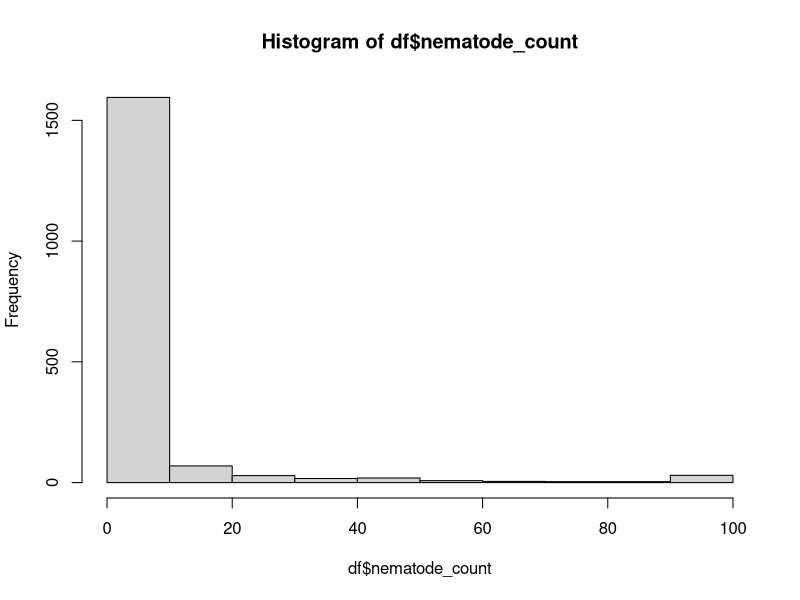
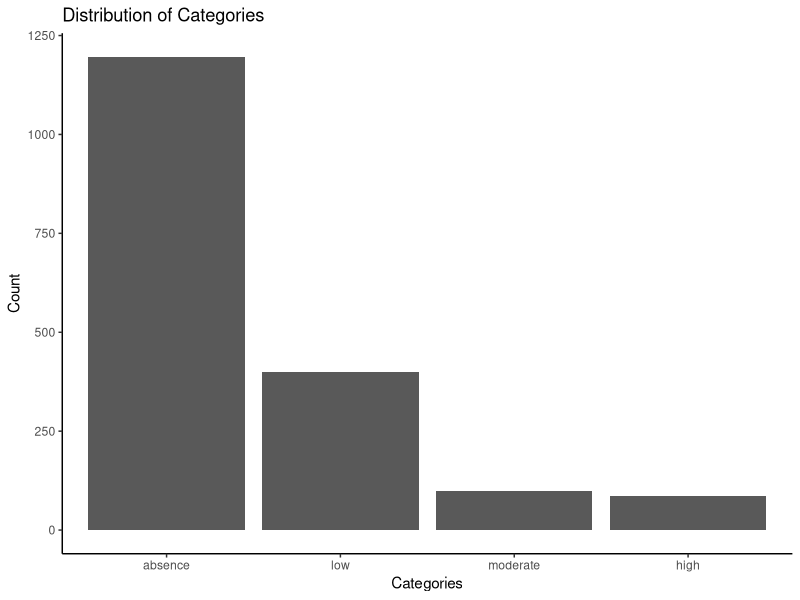
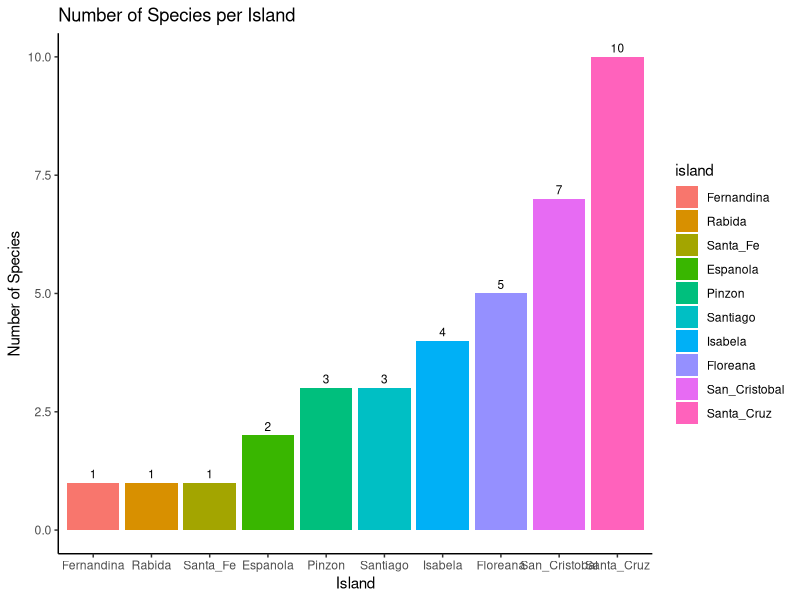
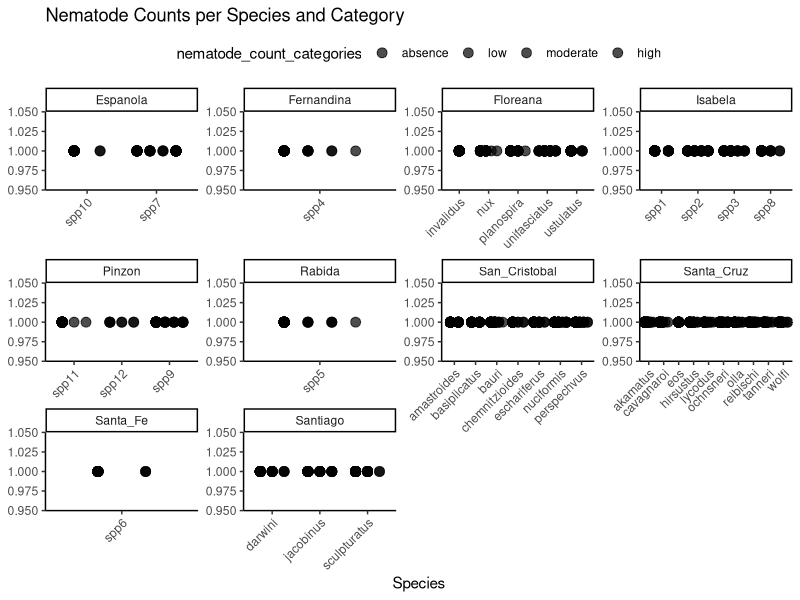
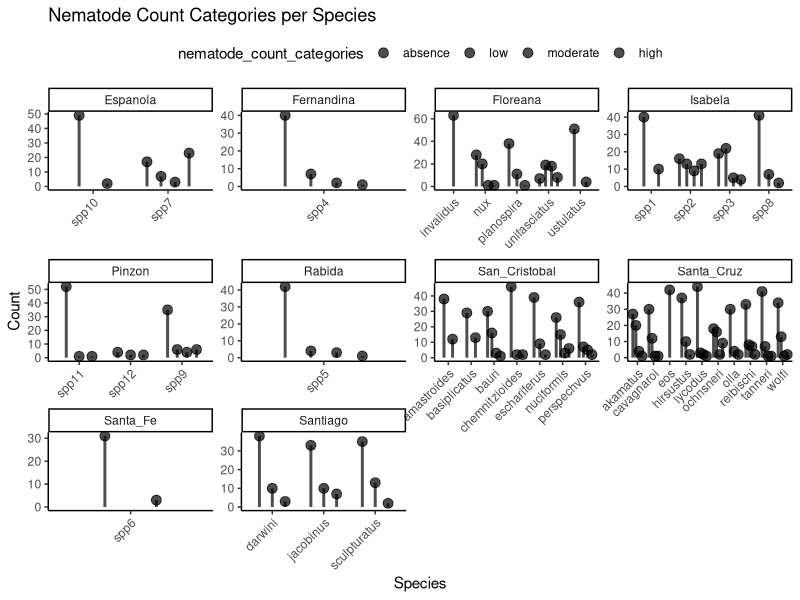
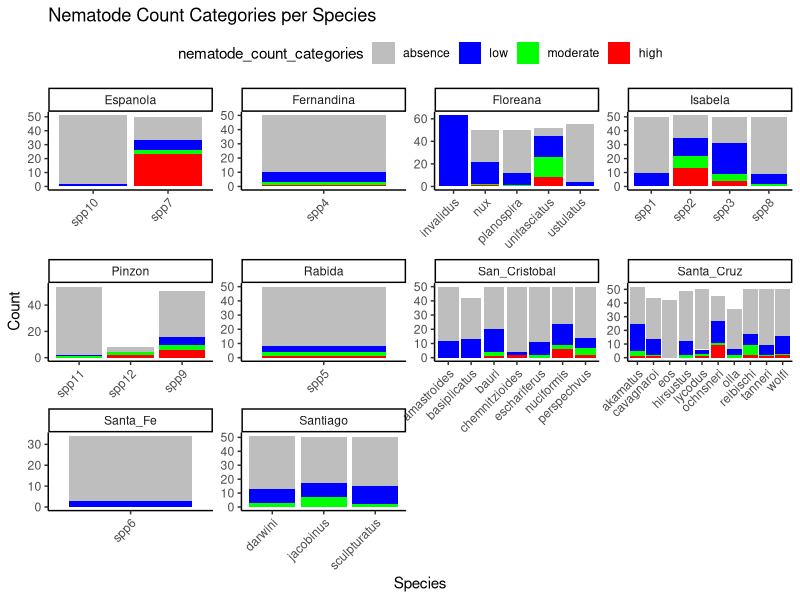
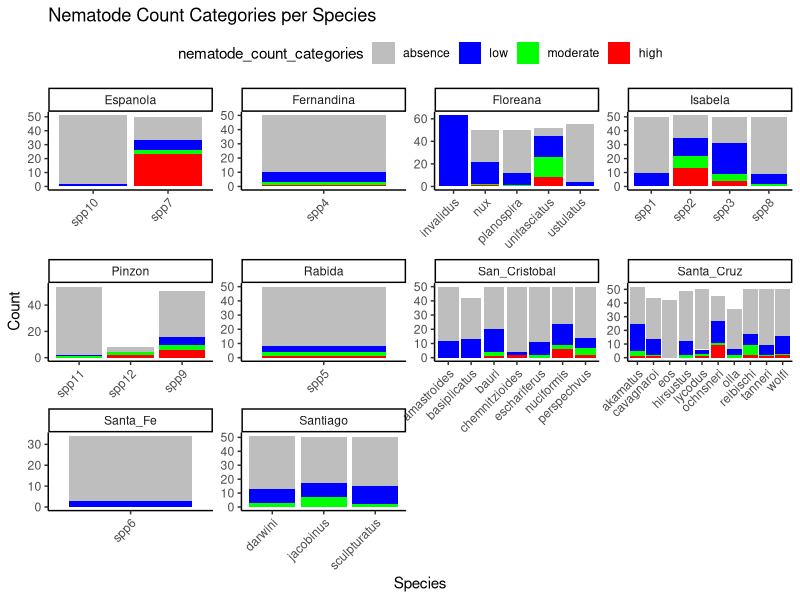

Write R code to recreate these figures, in order.
## ---- chunk 1
library(dplyr)
library(ggplot2)
## ---- chunk 2
df <- read.csv("sampling.csv", header = TRUE)
df$nematode_count[which(df$nematode_count == ">100")] <- "100"
df$nematode_count <- as.numeric(df$nematode_count)
df <- df[1:1780,]
hist(df$nematode_count)
## ---- chunk 3

df <- df %>%
  mutate(nematode_count_categories = cut(nematode_count, 
                          breaks = c(-Inf, 0, 10, 30, Inf), 
                          labels = c("absence", "low", "moderate", "high"),
                          include.lowest = TRUE)) 

## ---- chunk 4
ggplot(df, aes(x = nematode_count_categories)) +
  geom_bar() +
  labs(title = "Distribution of Categories",
       x = "Categories",
       y = "Count")+
  theme_classic()

## ---- chunk 5

# Assuming your data frame is named 'df' and the columns are named 'spp', 'island', and 'nematode_count'
# Count the number of species per island
species_counts <- df %>%
  group_by(island) %>%
  summarise(num_species = length(unique(spp)))

# Reorder the levels of the "island" factor based on the number of species
species_counts <- species_counts %>%
  mutate(island = factor(island, levels = island[order(num_species)]))


# Plot the number of species per island
nspp_island <- ggplot(species_counts, aes(x = island, y = num_species, fill = island)) +
  geom_bar(stat = "identity") +
  geom_text(aes(label = num_species), vjust = -0.5, size = 3) +  # Add text labels
  labs(title = "Number of Species per Island",
       x = "Island",
       y = "Number of Species") +
  theme_classic()

nspp_island


#ggsave("nspp_island.jpeg", height = 7, width = 10)





## ---- chunk 6


barplots_counts_spp_island <- ggplot(df, aes(x = spp, fill = nematode_count_categories)) +
  geom_bar(position = "dodge", alpha = 0.7) +  # Use geom_bar for barplots
  geom_jitter(aes(y = nematode_count), alpha = 0.5, position = position_dodge(width = 0.75)) +  # Add jitter with alpha
  labs(title = "Nematode Counts per Species and Category",
       x = "Species",
       y = "Nematode Counts") +
  facet_wrap(~ island, scales = "free", strip.position = "top") +
  theme_classic() +
  theme(
    legend.position = "top",
    legend.box = "horizontal",
    legend.spacing.x = unit(0.2, "cm"),
    axis.text.x = element_text(angle = 45, hjust = 1) 
  )


ggplot(df, aes(x = spp, y = 1, fill = nematode_count_categories)) +
  geom_point(position = position_dodge(width = 0.75), alpha = 0.7, size = 3) +  # Use geom_point for dotplots
  labs(title = "Nematode Counts per Species and Category",
       x = "Species",
       y = NULL) +
  facet_wrap(~ island, scales = "free", strip.position = "top") +
  theme_classic() +
  theme(
    legend.position = "top",
    legend.box = "horizontal",
    legend.spacing.x = unit(0.2, "cm"),
    axis.text.x = element_text(angle = 45, hjust = 1) 
  )


df_plot <- df %>%
  group_by(island,spp, nematode_count_categories) %>%
  summarise(count = n()) %>%
  ungroup()

ggplot(df_plot, aes(x = spp, y = count, fill = nematode_count_categories)) +
  geom_linerange(aes(ymin = 0, ymax = count), position = position_dodge(width = 0.75), alpha = 0.7, size = 1) +  # Add line ranges
  geom_point(position = position_dodge(width = 0.75), alpha = 0.7, size = 3) +  # Use geom_point for dotplots
  labs(title = "Nematode Count Categories per Species",
       x = "Species",
       y = "Count") +
  facet_wrap(~ island, scales = "free") +  # Facet by island with free scales
  scale_fill_manual(values = c("absence" = "red", "low" = "yellow", "moderate" = "green", "high" = "blue")) +  # Specify colors
  theme_classic() +
  theme(
    legend.position = "top",
    legend.box = "horizontal",
    legend.spacing.x = unit(0.2, "cm"),
    axis.text.x = element_text(angle = 45, hjust = 1) 
  )




ggplot(df_plot, aes(x = spp, y = count, fill = nematode_count_categories)) +
  geom_bar(stat = "identity") +
  labs(title = "Nematode Count Categories per Species",
       x = "Species",
       y = "Count") +
  facet_wrap(~ island, scales = "free") +  # Facet by island with free scales
  scale_fill_manual(values = c("absence" = "gray", "low" = "blue", "moderate" = "green", "high" = "red")) +  # Specify colors
  theme_classic() +
  theme(
    legend.position = "top",
    legend.box = "horizontal",
    legend.spacing.x = unit(0.2, "cm"),
    axis.text.x = element_text(angle = 45, hjust = 1) 
  )



ggsave("barplots_counts_spp_island.jpeg", height = 7, width = 15)

## ---- chunk 7
df_load <- df %>%
  group_by(spp) %>%
  summarise(mean_load = mean(nematode_count, na.rm = TRUE)) %>%
  arrange(desc(mean_load))


correlation_data <- df %>%
  group_by(spp) %>%
  summarise(mean_load = mean(nematode_count, na.rm = TRUE),
            shell_brightness = first(shell_brightness)) %>%
  arrange(desc(mean_load))

